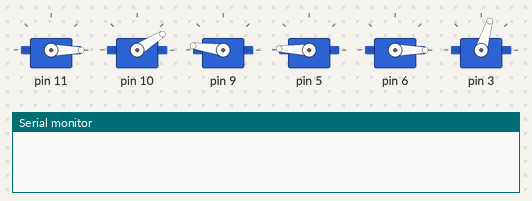
The sketch below on a simulated Arduino Uno, built with avr-gcc and run on an emulated ATmega328P. On the bench: 6 × servo, the last lines printed to the serial monitor.

Above: at 7.17 s.
At 7.77 s:
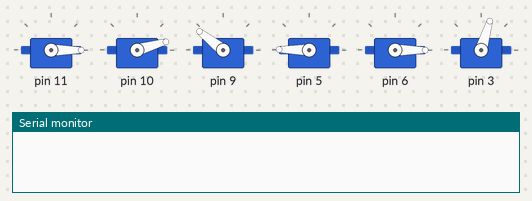
At 8.7 s:
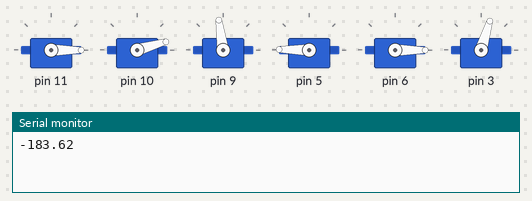
Timing chart, 0 to 10.2 s (numbered marks = the images above):
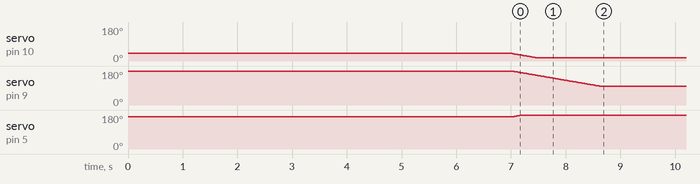

The sketch:

project1.ino
```cpp
#include <Braccio.h>
#include<Servo.h>

Servo base;
Servo shoulder;
Servo elbow;
Servo wrist_rot;
Servo wrist_ver;
Servo gripper;

const float L1 = 12.5;
const float L2 = 12.5;
const float L3 = 7.15;

void setup() {
  Serial.begin(5000);
  Braccio.begin();
  delay(1000);
}

void loop() {
  float x = -32.1, y = 0, theta = 180;
  inversekinematics(x, y, theta);
  delay(1000);
}

void inversekinematics(float x, float y, float theta) {

  float x1 = L3 * cos(radians(theta));
  float y1 = L3 * sin(radians(theta));
  float x3 = x - x1;
  float y3 = y + y1;
  float l = sqrt(pow(x3, 2) + pow(y3, 2));

  if ((L1 + L2) > l) {
    float thetaa = acos((pow(L1, 2) + pow(L2, 2) - pow(l, 2)) / (2 * L1 * L2));
    float thetab = acos((pow(L1, 2) + pow(l, 2) - pow(L2, 2)) / (2 * L1 * l));
    float a = degrees(thetaa);
    float B = degrees(thetab);

    float theta1 = degrees(atan2(y3, x3)) - B;
    float theta2 = 180 - a;
    float theta3 = degrees(atan2(y, x)) - theta1 - theta2;

    Braccio.ServoMovement(20, 0, int(theta1), 90 + int(theta2), 90 + int(theta3), 0, 73);

    Serial.println(theta1);
    Serial.println(theta2);
    Serial.println(theta3);
  }
}
```

Measured:
- by itself, servo on pin 10: moves from 40° to 16° over 0.46 s
- by itself, servo on pin 9: moves from 180° to 98° over 1.6 s
- by itself, servo on pin 5: moves from 170° to 179° over 0.16 s
